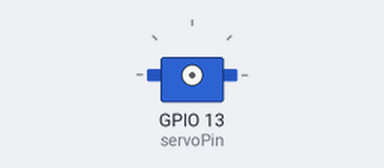
This sketch was run on a simulated ESP32. Shown: servo. WiFi joins after 1.5 s; servers stay silent unless stated; what the sketch prints to the serial monitor is not drawn.

Above: at 0.1 s.
At 2.1 s:
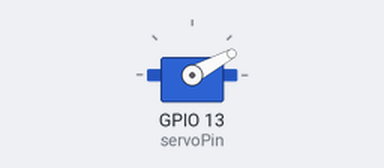
Timing chart, 0 to 4.0 s (numbered marks = the images above):
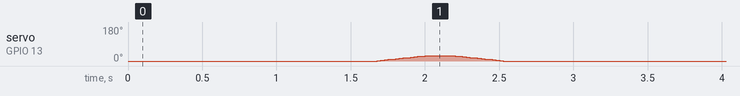

The sketch:

SwitchBOT.ino
```cpp
#include <WiFi.h>
#include <WiFiClientSecure.h>
#include <UniversalTelegramBot.h>
#include <ArduinoJson.h>
#include <ESP32Servo.h>

#define WIFI_SSID ""
#define WIFI_PASSWORD ""
#define BOT_TOKEN ""
#define CHAT_ID ""

WiFiClientSecure client;
UniversalTelegramBot bot(BOT_TOKEN, client);

static const int servoPin = 13;
Servo servo1;

// ---- Configuración del movimiento ----
const int ANGULO_REPOSO   = 0;
const int ANGULO_PULSO_DEFAULT = 28;   // Ángulo por defecto al arrancar
const int PASO            = 2;
const int DELAY_MOV       = 25;
const int TIEMPO_PULSO    = 150;       // Tiempo manteniendo presionado
const int TIEMPO_ASENTAR  = 350;       // Tiempo extra antes de detach para que el servo se quede quieto

unsigned long lastTimeBotRan;
const int botRequestDelay = 1000;

// ---- Prototipos ----
void pulsarBoton(int gradosMaximos);
void moverSuave(int desde, int hasta);
void handleNewMessages(int numMessages);
void liberarServo();
void engancharServo();

void setup() {
  Serial.begin(115200);

  // Aseguramos pin en LOW antes de nada para evitar pulsos basura
  pinMode(servoPin, OUTPUT);
  digitalWrite(servoPin, LOW);

  // Conexión WiFi
  WiFi.mode(WIFI_STA);
  WiFi.begin(WIFI_SSID, WIFI_PASSWORD);
  client.setCACert(TELEGRAM_CERTIFICATE_ROOT);

  Serial.print("Conectando a WiFi");
  while (WiFi.status() != WL_CONNECTED) {
    delay(500);
    Serial.print(".");
  }
  Serial.println("\nConectado.");
  Serial.print("IP: ");
  Serial.println(WiFi.localIP());

  // Pulsación inicial automática tras conectar
  Serial.println("Pulsacion inicial...");
  pulsarBoton(ANGULO_PULSO_DEFAULT);

  Serial.println("Listo y esperando comandos.");
}

void loop() {
  if (millis() - lastTimeBotRan > botRequestDelay) {
    int numNewMessages = bot.getUpdates(bot.last_message_received + 1);
    while (numNewMessages) {
      handleNewMessages(numNewMessages);
      numNewMessages = bot.getUpdates(bot.last_message_received + 1);
    }
    lastTimeBotRan = millis();
  }
}

void handleNewMessages(int numMessages) {
  for (int i = 0; i < numMessages; i++) {
    String chat_id = String(bot.messages[i].chat_id);
    String text = bot.messages[i].text;

    if (chat_id != CHAT_ID) {
      bot.sendMessage(chat_id, "Usuario no autorizado", "");
      continue;
    }

    text.toLowerCase();

    if (text.startsWith("pulsar")) {
      int gradosObjetivo = ANGULO_PULSO_DEFAULT;

      // Si viene con número detrás, lo usamos
      if (text.length() > 7) {
        int g = text.substring(7).toInt();
        if (g > 0) gradosObjetivo = g;
      }

      if (gradosObjetivo > 60) gradosObjetivo = 60;
      if (gradosObjetivo < 5)  gradosObjetivo = 5;

      bot.sendMessage(chat_id, "Pulsando boton a " + String(gradosObjetivo) + "...", "");
      pulsarBoton(gradosObjetivo);
      bot.sendMessage(chat_id, "Listo ✅", "");
    }
  }
}

// ---- Lógica del servo ----

void engancharServo() {
  servo1.setPeriodHertz(50);
  // Rango de pulsos típico SG90: 500-2400 us
  servo1.attach(servoPin, 500, 2400);
}

void liberarServo() {
  // Detach + forzamos pin a LOW para eliminar cualquier pulso residual
  // que pueda provocar micro-movimientos / jitter del SG90.
  servo1.detach();
  pinMode(servoPin, OUTPUT);
  digitalWrite(servoPin, LOW);
}

void pulsarBoton(int gradosMaximos) {
  engancharServo();
  servo1.write(ANGULO_REPOSO);
  delay(150);

  moverSuave(ANGULO_REPOSO, gradosMaximos);
  delay(TIEMPO_PULSO);

  moverSuave(gradosMaximos, ANGULO_REPOSO);

  // Importante: esperar a que el servo termine físicamente
  // antes de cortar la señal, si no a veces se queda a medias
  // y luego "tiembla" cuando vuelves a engancharlo.
  delay(TIEMPO_ASENTAR);

  liberarServo();
}

void moverSuave(int desde, int hasta) {
  if (desde < hasta) {
    for (int pos = desde; pos <= hasta; pos += PASO) {
      servo1.write(pos);
      delay(DELAY_MOV);
    }
  } else {
    for (int pos = desde; pos >= hasta; pos -= PASO) {
      servo1.write(pos);
      delay(DELAY_MOV);
    }
  }
  servo1.write(hasta);
}
```
